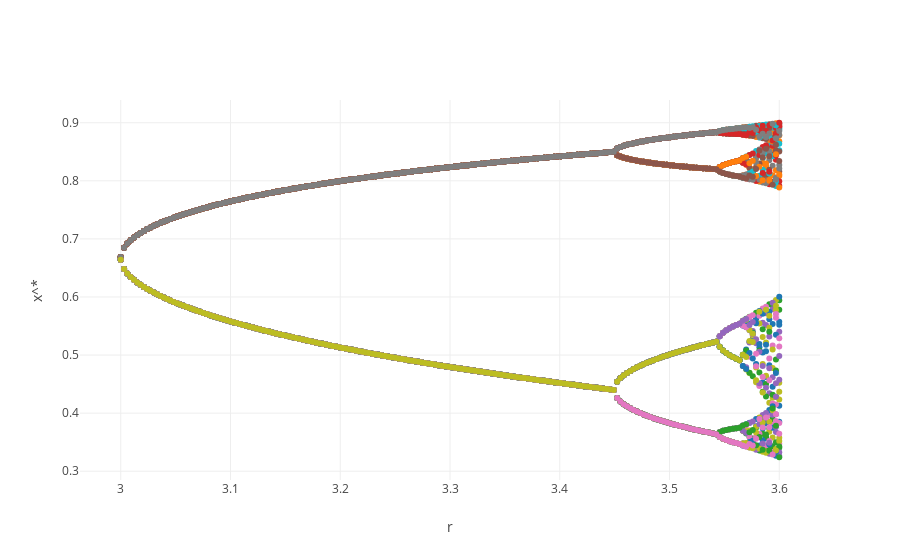

The notebook cell this image was saved under:
### Markdown cell above
* For $0\leq r<1$ the logistic map converges to $x^*=0$.
* For $1<r<3$ the logistic map converges to a value $0<x^*<0.6$ which increases monotonic in $r$
* For $r>3$ we see more complex but lack the necessary resolution for insights

### Code cell
r = np.linspace(3.0, 3.6, 200)
x = np.array([logistic_map(0.5, r, 10000) for r in r])

figure = go.Figure(data=[
    go.Scatter(x=r, y=x[:, -i], mode='markers')
    for i in range(1, 50)
], layout=go.Layout(
    showlegend=False,
    xaxis=dict(title='r'),
    yaxis=dict(title='x^*')
))

py.iplot(figure)

### Figure 1 — Plotly figure (JSON) as saved in the notebook; plotly's stock layout.template omitted (floating-point values rounded to 4 significant figures; data arrays with more than 128 entries replaced by an {"elided": "..."} marker saying what was removed)
{"data": [{"mode": "markers", "type": "scatter", "uid": "33413b88-1f73-4bd3-b7c8-f9e959828bad", "x": {"elided": "200 float values"}, "y": {"elided": "200 float values"}}, {"mode": "markers", "type": "scatter", "uid": "04da6e20-c2f5-4fd2-9aec-1443f2f831b1", "x": {"elided": "200 float values"}, "y": {"elided": "200 float values"}}, {"mode": "markers", "type": "scatter", "uid": "23b4c941-ea6a-4635-8a9d-3d32f106700c", "x": {"elided": "200 float values"}, "y": {"elided": "200 float values"}}, {"mode": "markers", "type": "scatter", "uid": "09896737-4850-4e45-a66b-c0a54e899328", "x": {"elided": "200 float values"}, "y": {"elided": "200 float values"}}, {"mode": "markers", "type": "scatter", "uid": "d4cb0219-05f3-409f-808b-f1fd9ba19dd3", "x": {"elided": "200 float values"}, "y": {"elided": "200 float values"}}, {"mode": "markers", "type": "scatter", "uid": "442f78d7-29ce-4ba4-9b4e-bb9233f50d81", "x": {"elided": "200 float values"}, "y": {"elided": "200 float values"}}, {"mode": "markers", "type": "scatter", "uid": "e8555c8b-a6b0-423a-9057-4dc41f5ec140", "x": {"elided": "200 float values"}, "y": {"elided": "200 float values"}}, {"mode": "markers", "type": "scatter", "uid": "73622c62-f151-468c-acec-3ecdc6b001c0", "x": {"elided": "200 float values"}, "y": {"elided": "200 float values"}}, {"mode": "markers", "type": "scatter", "uid": "fbf75b00-247d-41ec-8ae3-159b7be05e87", "x": {"elided": "200 float values"}, "y": {"elided": "200 float values"}}, {"mode": "markers", "type": "scatter", "uid": "a0347fff-95c6-4ab7-b468-d795249a2f33", "x": {"elided": "200 float values"}, "y": {"elided": "200 float values"}}, {"mode": "markers", "type": "scatter", "uid": "157fd5c5-b2bf-4b81-b6d4-5918a41a8d85", "x": {"elided": "200 float values"}, "y": {"elided": "200 float values"}}, {"mode": "markers", "type": "scatter", "uid": "ba0ed815-548b-4124-a802-acf54d048ed9", "x": {"elided": "200 float values"}, "y": {"elided": "200 float values"}}, {"mode": "markers", "type": "scatter", "uid": "09fa442f-a225-4ff1-8612-a759ce7fb81f", "x": {"elided": "200 float values"}, "y": {"elided": "200 float values"}}, {"mode": "markers", "type": "scatter", "uid": "d0f8b7e1-f942-4194-a0da-b45a603cec8e", "x": {"elided": "200 float values"}, "y": {"elided": "200 float values"}}, {"mode": "markers", "type": "scatter", "uid": "447423b0-fd6e-4832-9189-cd6f81b67b8f", "x": {"elided": "200 float values"}, "y": {"elided": "200 float values"}}, {"mode": "markers", "type": "scatter", "uid": "88b2be10-2e6f-45db-8edd-4a3e74204594", "x": {"elided": "200 float values"}, "y": {"elided": "200 float values"}}, {"mode": "markers", "type": "scatter", "uid": "eb4d38f1-fb3c-46aa-ae81-081ffc79d30f", "x": {"elided": "200 float values"}, "y": {"elided": "200 float values"}}, {"mode": "markers", "type": "scatter", "uid": "2c7be19c-74c9-47c3-aef5-2fc82fd808d2", "x": {"elided": "200 float values"}, "y": {"elided": "200 float values"}}, {"mode": "markers", "type": "scatter", "uid": "f92625b3-b133-48cb-ad2d-692db48ffc7e", "x": {"elided": "200 float values"}, "y": {"elided": "200 float values"}}, {"mode": "markers", "type": "scatter", "uid": "72318ca7-7fc8-410e-9e71-4e2512efb09d", "x": {"elided": "200 float values"}, "y": {"elided": "200 float values"}}, {"mode": "markers", "type": "scatter", "uid": "be451ee6-3d5e-479f-a963-3befd6d824ae", "x": {"elided": "200 float values"}, "y": {"elided": "200 float values"}}, {"mode": "markers", "type": "scatter", "uid": "717fd6e1-209b-4571-a1cc-2478edbcc835", "x": {"elided": "200 float values"}, "y": {"elided": "200 float values"}}, {"mode": "markers", "type": "scatter", "uid": "f38de823-b88e-4242-ac6f-9013865d446a", "x": {"elided": "200 float values"}, "y": {"elided": "200 float values"}}, {"mode": "markers", "type": "scatter", "uid": "b130021c-2c96-485e-90c0-55d894771cfd", "x": {"elided": "200 float values"}, "y": {"elided": "200 float values"}}, {"mode": "markers", "type": "scatter", "uid": "b1f42c30-6c09-4430-9f92-5f188674492a", "x": {"elided": "200 float values"}, "y": {"elided": "200 float values"}}, {"mode": "markers", "type": "scatter", "uid": "f8948ca8-af71-4902-98d1-a57c5055f521", "x": {"elided": "200 float values"}, "y": {"elided": "200 float values"}}, {"mode": "markers", "type": "scatter", "uid": "8abfdbca-9ff5-4ab5-994e-1e4c598f2357", "x": {"elided": "200 float values"}, "y": {"elided": "200 float values"}}, {"mode": "markers", "type": "scatter", "uid": "6bacf917-a5c8-4d30-a693-8552500c83a6", "x": {"elided": "200 float values"}, "y": {"elided": "200 float values"}}, {"mode": "markers", "type": "scatter", "uid": "5cfc4c89-45c9-43af-99c3-e5c73b2ab558", "x": {"elided": "200 float values"}, "y": {"elided": "200 float values"}}, {"mode": "markers", "type": "scatter", "uid": "4d054dee-ea3c-4378-aafa-7c83f6998132", "x": {"elided": "200 float values"}, "y": {"elided": "200 float values"}}, {"mode": "markers", "type": "scatter", "uid": "95220e17-787c-4b7c-b491-485f2c637d69", "x": {"elided": "200 float values"}, "y": {"elided": "200 float values"}}, {"mode": "markers", "type": "scatter", "uid": "b0d5e7f7-91ed-40ff-b7b3-c6ed7ae7eee9", "x": {"elided": "200 float values"}, "y": {"elided": "200 float values"}}, {"mode": "markers", "type": "scatter", "uid": "bb1b1474-7e78-43ef-bacf-1350bbef22d9", "x": {"elided": "200 float values"}, "y": {"elided": "200 float values"}}, {"mode": "markers", "type": "scatter", "uid": "dc6926be-db8c-48cc-9880-d9f4f448c777", "x": {"elided": "200 float values"}, "y": {"elided": "200 float values"}}, {"mode": "markers", "type": "scatter", "uid": "fdb65389-434b-409d-87d0-e9141dace472", "x": {"elided": "200 float values"}, "y": {"elided": "200 float values"}}, {"mode": "markers", "type": "scatter", "uid": "c59a978b-b1d9-493f-b108-af9cafcbf186", "x": {"elided": "200 float values"}, "y": {"elided": "200 float values"}}, {"mode": "markers", "type": "scatter", "uid": "e7d547b0-5a37-4b79-bd47-35dcdfa2ee82", "x": {"elided": "200 float values"}, "y": {"elided": "200 float values"}}, {"mode": "markers", "type": "scatter", "uid": "b0a5296d-445d-436b-b119-eea1adf92de0", "x": {"elided": "200 float values"}, "y": {"elided": "200 float values"}}, {"mode": "markers", "type": "scatter", "uid": "5508d791-26c7-4127-b0fb-bb50179b065a", "x": {"elided": "200 float values"}, "y": {"elided": "200 float values"}}, {"mode": "markers", "type": "scatter", "uid": "538f9e9d-9372-4206-8f71-02d292f8e133", "x": {"elided": "200 float values"}, "y": {"elided": "200 float values"}}, {"mode": "markers", "type": "scatter", "uid": "8147a5aa-95f5-45e8-b1b1-b7b768737fb9", "x": {"elided": "200 float values"}, "y": {"elided": "200 float values"}}, {"mode": "markers", "type": "scatter", "uid": "7063eeff-fa2c-42f3-a3a7-bf9b8e8eb0b4", "x": {"elided": "200 float values"}, "y": {"elided": "200 float values"}}, {"mode": "markers", "type": "scatter", "uid": "ca7861d7-a460-477c-9ff7-f59e54fb6f06", "x": {"elided": "200 float values"}, "y": {"elided": "200 float values"}}, {"mode": "markers", "type": "scatter", "uid": "49d0968d-2442-41aa-875e-162628cb8d09", "x": {"elided": "200 float values"}, "y": {"elided": "200 float values"}}, {"mode": "markers", "type": "scatter", "uid": "a31c23d1-85ad-4df6-837e-a44cc28ccb9e", "x": {"elided": "200 float values"}, "y": {"elided": "200 float values"}}, {"mode": "markers", "type": "scatter", "uid": "770c8c58-c269-475e-9875-0553517967de", "x": {"elided": "200 float values"}, "y": {"elided": "200 float values"}}, {"mode": "markers", "type": "scatter", "uid": "9b04a0e8-a94f-4dc6-b3fa-2b39803bdc0b", "x": {"elided": "200 float values"}, "y": {"elided": "200 float values"}}, {"mode": "markers", "type": "scatter", "uid": "07c6ee5b-ed86-4400-a3c9-89cb8fec0bfa", "x": {"elided": "200 float values"}, "y": {"elided": "200 float values"}}, {"mode": "markers", "type": "scatter", "uid": "cd804555-9dd4-46c0-8b1c-8dc6826a1e7f", "x": {"elided": "200 float values"}, "y": {"elided": "200 float values"}}], "layout": {"showlegend": false, "xaxis": {"title": "r"}, "yaxis": {"title": "x^*"}}}
